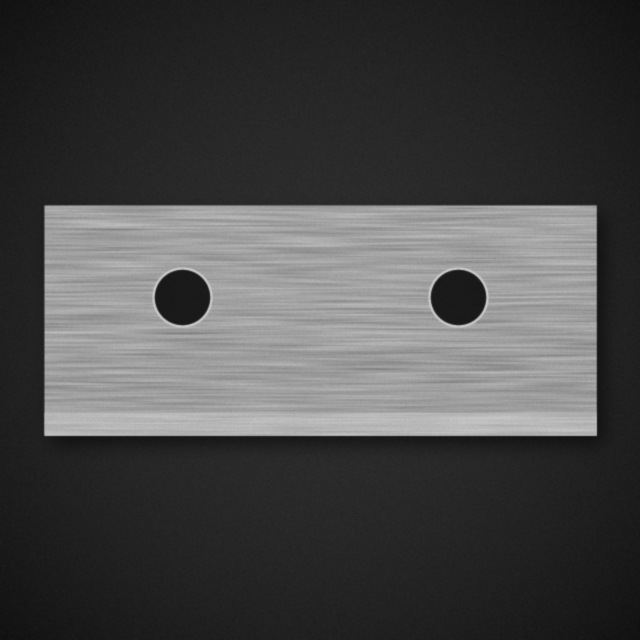
#> input picture samples/clean_bracket_good_front.jpg, 640 x 640 px
$ python -i bracket_inspector.py   (imports and definitions only)
#> lines starting #> are read from the running program, lines starting #| are printed output that depends on the picture; after the words box and inside, x2 and y2 are one past the last pixel; in counts of white or black regions, pixels touching at a corner belong together
#> further down, picture is the input picture: shape (640, 640, 3); min 15, max 204, mean 71.9
"""Image-based inspection of bracket MS-4505-001 from a single camera frame.

Detects, from pixels only: size mismatch (part length/width/height, hole diameter and
position), cracks, scratches, dents and flange bend (top view). Returns None when the frame
does not show the bracket, so the caller can fall back to the general YOLO detector.

Calibration: frames are assumed to come from a fixed camera at PX_PER_MM_640 px/mm for a
640 px wide frame (scaled with frame width), as set in the part's camera calibration.
"""
from __future__ import annotations

import math
import uuid

import cv2
import numpy as np

NOMINAL_L, NOMINAL_W, NOMINAL_H, T = 120.0, 80.0, 50.0, 2.0
HOLE_D = 12.0
BASE_HOLES = [(15.0, 15.0), (105.0, 15.0), (15.0, 65.0), (105.0, 65.0)]   # (X from left, Y from flange edge)
FLANGE_HOLES = [(30.0, 30.0), (90.0, 30.0)]                                # (X from left, Z from bottom)
PX_PER_MM_640 = 4.6

# Drawing tolerances (mm / deg) and a small guard for measurement noise. Sizes are measured at
# sub-pixel precision (gradient-peak edges, circle fits) so deviations down to the tolerance are caught.
LINEAR_TOL_MM, HOLE_DIA_TOL_MM, HOLE_POS_TOL_MM, BEND_TOL_DEG = 0.10, 0.05, 0.10, 0.5
GUARD_MM, GUARD_DEG = 0.04, 0.2


def _odd(n: float) -> int:
    n = max(3, int(round(n)))
    return n if n % 2 else n + 1


def _poly(contour, eps=1.5):
    c = cv2.approxPolyDP(contour, eps, True).reshape(-1, 2)
    return [[float(x), float(y)] for x, y in c]


def _circle_poly(cx, cy, r, n=28):
    return [[cx + r * math.cos(2 * math.pi * i / n), cy + r * math.sin(2 * math.pi * i / n)] for i in range(n)]


# [10 lines left out: function _entry, not called in this run]


def _components(mask, min_area):
    n, labels, stats, _ = cv2.connectedComponentsWithStats(mask, connectivity=8)
    return [(labels == i, stats[i]) for i in range(1, n) if stats[i, cv2.CC_STAT_AREA] >= min_area]


# [4 lines left out: function _elongation, not called in this run]


def _parabolic(values: np.ndarray, i: int) -> float:
    if i <= 0 or i >= len(values) - 1:
        return 0.0
    a, b, c = values[i - 1], values[i], values[i + 1]
    den = a - 2 * b + c
    return 0.0 if abs(den) < 1e-9 else 0.5 * (a - c) / den


def _edge(profile: np.ndarray, guess: int, inward: int, k: float, window: float = 10.0) -> float:
    """Sub-pixel edge position (continuous pixel coordinates) = steepest step of the smoothed
    profile, rising toward the inside of the part."""
    kernel = np.exp(-0.5 * (np.arange(-4, 5) / 1.0) ** 2)
    sm = np.convolve(np.pad(profile, 4, mode="edge"), kernel / kernel.sum(), mode="valid")
    grad = np.gradient(sm) * inward
    w = int(round(window * k)) + 3
    lo, hi = max(1, guess - w), min(len(grad) - 2, guess + w)
    i = lo + int(np.argmax(grad[lo:hi + 1]))
    return i + 0.5 + _parabolic(grad, i)


def _fit_circle(pts: np.ndarray):
    x, y = pts[:, 0], pts[:, 1]
    A = np.c_[2 * x, 2 * y, np.ones(len(x))]
    sol, *_ = np.linalg.lstsq(A, x ** 2 + y ** 2, rcond=None)
    cx, cy = sol[0], sol[1]
    return cx, cy, math.sqrt(max(sol[2] + cx ** 2 + cy ** 2, 0))


def _refine_hole(gray: np.ndarray, cx: float, cy: float, r: float):
    """Sub-pixel circle fit of a dark hole on brighter metal: steepest rise along many rays."""
    n_ang = 120
    ang = np.linspace(0, 2 * math.pi, n_ang, endpoint=False)
    radii = np.arange(max(2.0, 0.6 * r), 1.4 * r, 0.25)
    mx = (cx + np.outer(np.cos(ang), radii)).astype(np.float32)
    my = (cy + np.outer(np.sin(ang), radii)).astype(np.float32)
    prof = cv2.remap(gray.astype(np.float32), mx, my, cv2.INTER_LINEAR, borderMode=cv2.BORDER_REPLICATE)
    prof = cv2.GaussianBlur(prof, (0, 0), sigmaX=1.5, sigmaY=0.1)
    grad = np.gradient(prof, axis=1)
    idx = np.argmax(grad, axis=1)
    pts = []
    for a_i, i in enumerate(idx):
        if 0 < i < len(radii) - 1:
            rr = radii[i] + _parabolic(grad[a_i], i) * 0.25
            pts.append((cx + rr * math.cos(ang[a_i]), cy + rr * math.sin(ang[a_i])))
    pts = np.array(pts)
    if len(pts) < 20:
        return None
    for _ in range(3):                       # drop rays disturbed by a crack / scratch, then refit
        fx, fy, fr = _fit_circle(pts)
        res = np.abs(np.hypot(pts[:, 0] - fx, pts[:, 1] - fy) - fr)
        keep = res < max(0.35, 2.5 * float(np.median(res)))
        if keep.all() or keep.sum() < 20:
            break
        pts = pts[keep]
    return _fit_circle(pts)


def _smooth_masked(img, mask, sigma):
    """Gaussian blur that ignores pixels outside mask (no leakage from holes/background)."""
    m = mask.astype(np.float32)
    num = cv2.GaussianBlur(img * m, (0, 0), sigma)
    den = cv2.GaussianBlur(m, (0, 0), sigma)
    return num / np.maximum(den, 1e-3)


def inspect_bracket(frame: np.ndarray) -> list[dict] | None:
    h_img, w_img = frame.shape[:2]
    k = w_img / 640.0                                   # scale vs the 640 px reference
    s = PX_PER_MM_640 * k                               # px per mm
    gray = cv2.cvtColor(frame, cv2.COLOR_BGR2GRAY)
    blur = cv2.GaussianBlur(gray, (0, 0), 1.2)

    # ---- part segmentation -----------------------------------------------------------
    _, part_bin = cv2.threshold(blur, 0, 255, cv2.THRESH_BINARY + cv2.THRESH_OTSU)
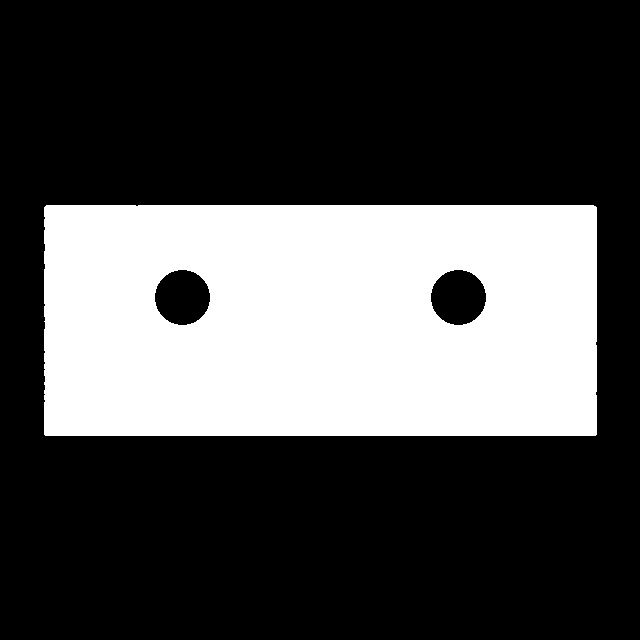
#> part_bin: shape (640, 640); 30% white; 1 white region, box (x1, y1, x2, y2) and area: (44, 205, 597, 436) 122955
    part_bin = cv2.morphologyEx(part_bin, cv2.MORPH_CLOSE, np.ones((_odd(7 * k), _odd(7 * k)), np.uint8))
#> part_bin: shape (640, 640); 30% white; 1 white region
    cnts, _ = cv2.findContours(part_bin, cv2.RETR_EXTERNAL, cv2.CHAIN_APPROX_SIMPLE)
#> cnts = 1 contour; box (x1, y1, x2, y2) and area: (44, 205, 597, 436) 126940
    if not cnts:
        return None
    outer = max(cnts, key=cv2.contourArea)
#> outer = contour of 18 points, box (x1, y1, x2, y2) (44, 205, 597, 436), area 126940
    x0, y0, bw, bh = cv2.boundingRect(outer)
#> x0 = 44; y0 = 205; bw = 553; bh = 231
    if cv2.contourArea(outer) < 0.08 * w_img * h_img or cv2.contourArea(outer) / (bw * bh) < 0.93:
        return None
    ext_guess_mm = bh / s
#> ext_guess_mm = 50.22
    if abs(ext_guess_mm - NOMINAL_W) < 8:
        view = "top"
    elif abs(ext_guess_mm - NOMINAL_H) < 6:
        view = "front"
    else:
        return None
    if abs(bw / s - NOMINAL_L) > 6:
        return None

    row_band = (slice(int(y0 + 0.42 * bh), int(y0 + 0.58 * bh)) if view == "top"
                else slice(int(y0 + 0.62 * bh), int(y0 + 0.80 * bh)))     # clear of the holes
    col_band = slice(int(x0 + 0.42 * bw), int(x0 + 0.58 * bw))
    row_profile = gray[row_band, :].astype(np.float32).mean(axis=0)
#> row_profile = 640 values, max 159.7 at index 119, min 21.29 at index 598, mean 139.9
    col_profile = gray[:, col_band].astype(np.float32).mean(axis=1)
#> col_profile = 640 values, max 189.4 at index 419, min 25.15 at index 437, mean 82.74
    x_l = _edge(row_profile, x0, +1, k)
#> in _edge, `sm = np.convolve(np.pad(profile, 4, mode="edge"), kernel / kernel.sum(..`: sm = 640 values, max 159.3 at index 118, min 22.3 at index 600, mean 139.9
#> in _edge, `grad = np.gradient(sm) * inward`: grad = 640 values, max 37.71 at index 44, min -40.53 at index 596, mean 0.000224
#> in _edge, `lo, hi = max(1, guess - w), min(len(grad) - 2, guess + w)`: lo = 31; hi = 57
#> in _edge, `i = lo + int(np.argmax(grad[lo:hi + 1]))`: i = 44
#> in _parabolic, `a, b, c = values[i - 1], values[i], values[i + 1]`: a = 29.89; b = 37.71; c = 27.34
#> in _parabolic, `den = a - 2 * b + c`: den = -18.19
#> x_l = 44.43
    x_r = _edge(row_profile, x0 + bw, -1, k)
#> x_r = 596.8
    y_t = _edge(col_profile, y0, +1, k)
#> y_t = 205.5
    y_b = _edge(col_profile, y0 + bh, -1, k)
#> y_b = 436
    len_mm, ext_mm = (x_r - x_l) / s, (y_b - y_t) / s
#> len_mm = 120.1; ext_mm = 50.11
    x0, y0, bw, bh = int(round(x_l)), int(round(y_t)), int(round(x_r - x_l)), int(round(y_b - y_t))
#> bw = 552
    left_f, bottom_f = x_l, y_b                          # keep the sub-pixel reference for measurements
#> left_f = 44.43; bottom_f = 436

    part = np.zeros_like(gray)
    cv2.drawContours(part, [outer], -1, 255, -1)
#> part: shape (640, 640); 31.2% white; 1 white region, box (x1, y1, x2, y2) and area: (44, 205, 597, 436) 127720
    metal = (part > 0) & (blur > 100)
#> metal: shape (640, 640) bool; 30% white; 1 white region, box (x1, y1, x2, y2) and area: (44, 205, 597, 436) 122756
    holes_dark = ((part > 0) & (blur < 90)).astype(np.uint8) * 255
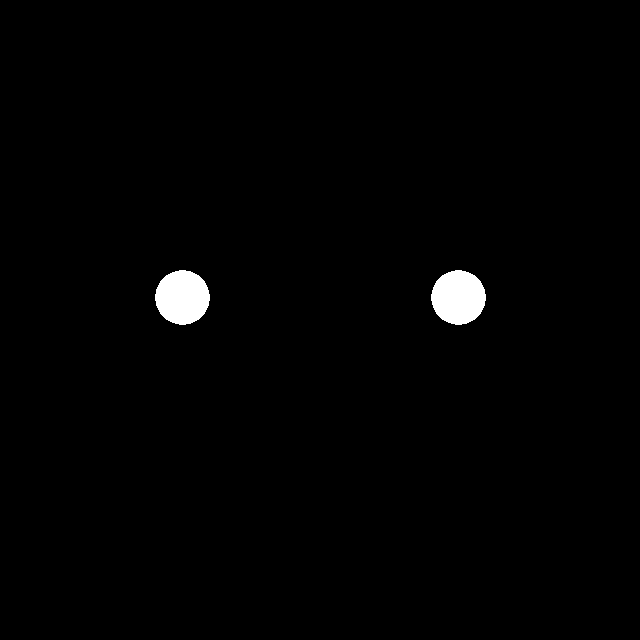
#> holes_dark: shape (640, 640); 1.1% white; 2 white regions, box (x1, y1, x2, y2) and area: (155, 270, 210, 325) 2334, (431, 270, 486, 325) 2332
    holes_open = cv2.morphologyEx(holes_dark, cv2.MORPH_OPEN,
                                  cv2.getStructuringElement(cv2.MORPH_ELLIPSE, (_odd(8 * k), _odd(8 * k))))
#> holes_open: shape (640, 640); 1.1% white; 2 white regions

    defects: list[dict] = []
    bottom = y0 + bh
#> bottom = 436

    def to_mm(px, py):
        return (px - left_f) / s, (bottom_f - py) / s

    # ---- size: overall length / extent ------------------------------------------------
    if abs(len_mm - NOMINAL_L) > LINEAR_TOL_MM + GUARD_MM:
        poly = [[x0 + bw - 5 * k, y0], [x0 + bw + 5 * k, y0], [x0 + bw + 5 * k, bottom], [x0 + bw - 5 * k, bottom]]
        defects.append(_entry("size_mismatch", poly, 0.6 + min(0.39, abs(len_mm - NOMINAL_L) / 2),
                              f"length {len_mm:.2f} mm (nom {NOMINAL_L:.2f} ±{LINEAR_TOL_MM:.2f})"))
    nominal_ext = NOMINAL_W if view == "top" else NOMINAL_H
    if abs(ext_mm - nominal_ext) > LINEAR_TOL_MM + GUARD_MM:
        poly = [[x0, y0 - 5 * k], [x0 + bw, y0 - 5 * k], [x0 + bw, y0 + 5 * k], [x0, y0 + 5 * k]]
        defects.append(_entry("size_mismatch", poly, 0.6 + min(0.39, abs(ext_mm - nominal_ext) / 2),
                              f"{'width' if view == 'top' else 'height'} {ext_mm:.2f} mm (nom {nominal_ext:.2f} ±{LINEAR_TOL_MM:.2f})"))

    # ---- holes: diameter and position --------------------------------------------------
    nominal_holes = BASE_HOLES if view == "top" else FLANGE_HOLES
    hole_mask = np.zeros_like(gray)
    hcnts, _ = cv2.findContours(holes_open, cv2.RETR_EXTERNAL, cv2.CHAIN_APPROX_SIMPLE)
#> hcnts = 2 contours; box (x1, y1, x2, y2) and area: (155, 270, 210, 325) 2255, (431, 270, 486, 325) 2254
    for c in hcnts:
        area = cv2.contourArea(c)
        per = cv2.arcLength(c, True)
        if area < math.pi * (3 * s) ** 2 or per == 0 or 4 * math.pi * area / per ** 2 < 0.8:
            continue
        (cx, cy), r0 = cv2.minEnclosingCircle(c)
        cv2.drawContours(hole_mask, [c], -1, 255, -1)
        fit = _refine_hole(gray, cx, cy, r0)
        if fit is not None:
            cx, cy, r_fit = fit[0] + 0.5, fit[1] + 0.5, fit[2]      # +0.5: pixel-centre -> continuous coordinates
            d_mm = 2 * r_fit / s
        else:
            d_mm = 2 * math.sqrt(area / math.pi) / s
        mx, my = to_mm(cx, cy)
        nearest = min(nominal_holes, key=lambda n: math.hypot(n[0] - mx, n[1] - my))
        pos_err = math.hypot(nearest[0] - mx, nearest[1] - my)
        if pos_err > 8:
            continue
        issues = []
        if abs(d_mm - HOLE_D) > HOLE_DIA_TOL_MM + GUARD_MM:
            issues.append(f"dia {d_mm:.2f} (nom {HOLE_D:.2f} ±{HOLE_DIA_TOL_MM:.2f})")
        if pos_err > HOLE_POS_TOL_MM + GUARD_MM:
            issues.append(f"position off {pos_err:.2f} mm (±{HOLE_POS_TOL_MM:.2f})")
        if issues:
            conf = 0.6 + min(0.39, max(abs(d_mm - HOLE_D) / 1.0, pos_err / 2))
            defects.append(_entry("size_mismatch", _circle_poly(cx, cy, d_mm / 2 * s + 3 * k), conf, "hole " + ", ".join(issues)))
#> this loop made 2 passes
#> (area, per, r0, n_ang in _refine_hole) on pass 1: (2254, 178.5, 27.2, 120)
#> pass 1, in _refine_hole, `mx = (cx + np.outer(np.cos(ang), radii)).astype(np.float32)`:
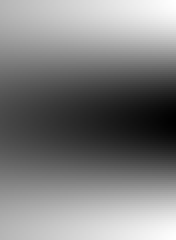
#> mx: shape (120, 88) float32 (shown 2 times larger); min 419.9, max 496.1, mean 458; drawn with min black and max white
#> pass 1, in _refine_hole, `my = (cy + np.outer(np.sin(ang), radii)).astype(np.float32)`:
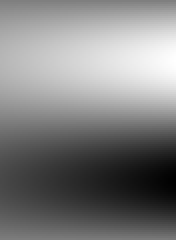
#> my: shape (120, 88) float32 (shown 2 times larger); min 258.9, max 335.1, mean 297; drawn with min black and max white
#> pass 1, in _refine_hole, `prof = cv2.remap(gray.astype(np.float32), mx, my, cv2.INTER_LINEAR, bo..`:
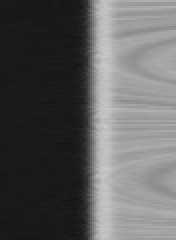
#> prof: shape (120, 88) float32 (shown 2 times larger); min 20.09, max 200.3, mean 94

    # analysis region: metal, away from the border and from holes (with a rim margin)
    border = cv2.erode(part, np.ones((_odd(7 * k), _odd(7 * k)), np.uint8))
#> border: shape (640, 640); 30% white; 1 white region, box (x1, y1, x2, y2) and area: (47, 208, 594, 433) 123040
    hole_zone = cv2.dilate(hole_mask, cv2.getStructuringElement(cv2.MORPH_ELLIPSE, (_odd(14 * k), _odd(14 * k))))
#> hole_zone: shape (640, 640); 1.8% white; 2 white regions, box (x1, y1, x2, y2) and area: (148, 263, 217, 332) 3704, (424, 263, 493, 332) 3703
    strip = np.zeros_like(gray)
    strip[int(bottom - 8 * s): bottom + 1, :] = 255              # flange strip / bend-radius band (brighter)
    region = (border > 0) & (hole_zone == 0) & (strip == 0)
#> region: shape (640, 640) bool; 23.7% white; 1 white region, box (x1, y1, x2, y2) and area: (47, 208, 594, 399) 97037

    # ---- cracks: thin, very dark ridges (also those touching a hole rim) ---------------
    kb = _odd(13 * k)
    black = cv2.morphologyEx(gray, cv2.MORPH_BLACKHAT, cv2.getStructuringElement(cv2.MORPH_ELLIPSE, (kb, kb)))
    crack_zone = (border > 0) & (cv2.dilate(hole_mask, np.ones((3, 3), np.uint8)) == 0) & ((strip == 0) | (view == 'front'))
#> crack_zone: shape (640, 640) bool; 28.8% white; 1 white region, box (x1, y1, x2, y2) and area: (47, 208, 594, 433) 117929
    crack_bin = ((black > 78) & crack_zone).astype(np.uint8) * 255
#> crack_bin: shape (640, 640); every value is 0
    crack_bin = cv2.morphologyEx(crack_bin, cv2.MORPH_CLOSE, np.ones((3, 3), np.uint8))
    crack_masks = []
    for comp, st in _components(crack_bin, max(10, 18 * k * k)):
        major, minor = _elongation(comp)
        if major < 9 * k or major / minor < 2.5:
            continue
        cm = comp.astype(np.uint8) * 255
        crack_masks.append(cm)
        cc, _ = cv2.findContours(cv2.dilate(cm, np.ones((5, 5), np.uint8)), cv2.RETR_EXTERNAL, cv2.CHAIN_APPROX_SIMPLE)
        peak = float(black[comp].max())
        defects.append(_entry("crack", _poly(max(cc, key=cv2.contourArea)), 0.55 + 0.4 * min(1.0, peak / 170),
                              f"{major / s:.1f} mm long"))
#> this loop made 0 passes

    # ---- scratches: thin bright lines ----------------------------------------------------
    white = cv2.morphologyEx(gray, cv2.MORPH_TOPHAT, cv2.getStructuringElement(cv2.MORPH_ELLIPSE, (kb, kb)))
    scratch_zone = region & (cv2.dilate(hole_mask, np.ones((_odd(20 * k), _odd(20 * k)), np.uint8)) == 0)
#> scratch_zone: shape (640, 640) bool; 23.1% white; 1 white region, box (x1, y1, x2, y2) and area: (47, 208, 594, 399) 94581
    scratch_bin = ((white > 34) & scratch_zone).astype(np.uint8) * 255
#> scratch_bin: shape (640, 640); 0.01% white in thin lines or dots, all inside (x1, y1, x2, y2) = (78, 221, 487, 373)
    scratch_bin = cv2.morphologyEx(scratch_bin, cv2.MORPH_CLOSE, np.ones((3, 3), np.uint8))
    scratch_masks = []
    for comp, st in _components(scratch_bin, max(25, 40 * k * k)):
        major, minor = _elongation(comp)
        if major < 12 * s or major / minor < 4:
            continue
        sm = comp.astype(np.uint8) * 255
        scratch_masks.append(sm)
        sc, _ = cv2.findContours(cv2.dilate(sm, np.ones((5, 5), np.uint8)), cv2.RETR_EXTERNAL, cv2.CHAIN_APPROX_SIMPLE)
        defects.append(_entry("scratch", _poly(max(sc, key=cv2.contourArea)), 0.55 + 0.4 * min(1.0, float(white[comp].max()) / 90),
                              f"{major / s:.1f} mm long"))

    # ---- dents: smooth shading anomalies (dark/bright lobe pairs) -------------------------
    valid = region.copy()
    for m in crack_masks + scratch_masks:
        valid &= cv2.dilate(m, np.ones((_odd(26 * k), _odd(26 * k)), np.uint8)) == 0
    g = gray.astype(np.float32)
    band = _smooth_masked(g, valid, 5 * k) - _smooth_masked(g, valid, 26 * k)
#> call 2 of _smooth_masked, with sigma = 26
#> in _smooth_masked (call 2), `return num / np.maximum(den, 1e-3)`:
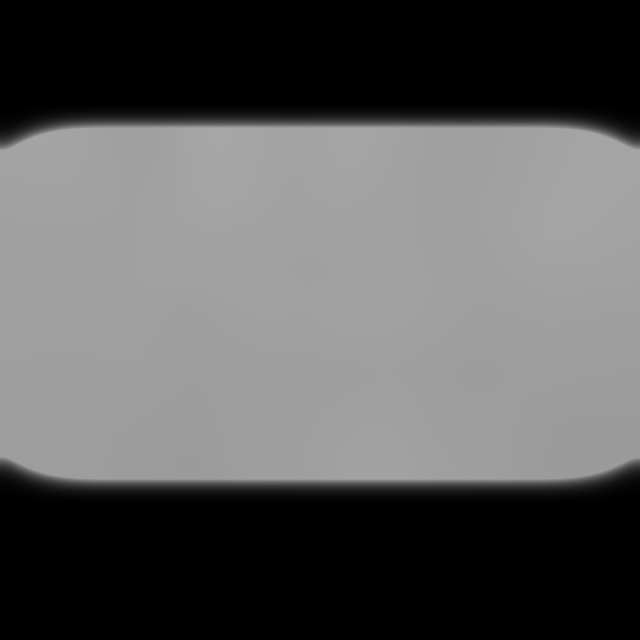
#> returned value: shape (640, 640) float32; min 0, max 166.5, mean 90.1
    band[~valid] = 0
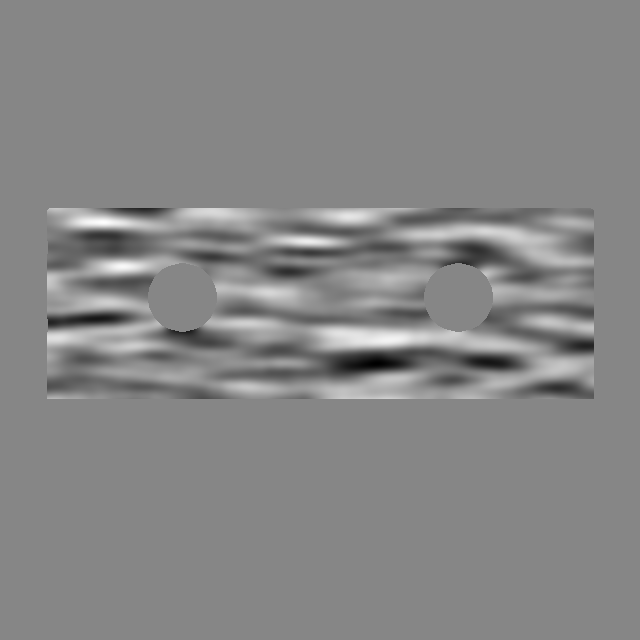
#> band: shape (640, 640) float32; min -8.95, max 7.96, mean 0.00559; drawn with min black and max white
    lobes = (np.abs(band) > 8.5).astype(np.uint8) * 255
#> lobes: shape (640, 640); 0.02% white; 1 white region, box (x1, y1, x2, y2) and area: (366, 361, 386, 366) 73
    lobes = cv2.dilate(lobes, cv2.getStructuringElement(cv2.MORPH_ELLIPSE, (_odd(10 * k), _odd(10 * k))))
#> lobes: shape (640, 640); 0.09% white; 1 white region, box (x1, y1, x2, y2) and area: (361, 356, 391, 371) 357
    lobes = cv2.morphologyEx(lobes, cv2.MORPH_OPEN, np.ones((_odd(5 * k), _odd(5 * k)), np.uint8))
    for comp, st in _components(lobes, math.pi * (3.5 * s) ** 2):
        cm = comp.astype(np.uint8) * 255
        dc, _ = cv2.findContours(cm, cv2.RETR_EXTERNAL, cv2.CHAIN_APPROX_SIMPLE)
        c = max(dc, key=cv2.contourArea)
        if cv2.contourArea(c) > math.pi * (16 * s) ** 2:
            continue
        amp = float(np.abs(band[comp]).max())
        defects.append(_entry("dent", _poly(cv2.convexHull(c), 2.0), 0.5 + 0.45 * min(1.0, amp / 25),
                              f"~{2 * math.sqrt(cv2.contourArea(c) / math.pi) / s:.0f} mm"))

    # ---- flange bend (top view): visible flange strip is wider when the bend is off ------
    if view == "top":
        profile = gray[:, slice(int(x0 + 0.42 * bw), int(x0 + 0.58 * bw))].astype(np.float32).mean(axis=1)
        strip_level = float(np.median(profile[int(bottom - 4 * k): int(bottom - 1.5 * k) + 1]))
        metal_level = float(np.median(profile[int(bottom - 20 * s): int(bottom - 14 * s)]))
        # sub-pixel top edge of the bright flange strip (rises toward the bottom edge)
        guess = int(round(y_b - (T + 1.5) * s))
        strip_top = _edge(profile, guess, +1, k, window=8.0 * s / k)
        flange_mm = (y_b - strip_top) / s
        angle = 90 + math.degrees(math.asin(min(1.0, max(-1.0, (flange_mm - T) / NOMINAL_H))))
        if strip_level - metal_level > 15 and abs(angle - 90) > BEND_TOL_DEG + GUARD_DEG:
            top_px = y_b - flange_mm * s
            poly = [[x0, top_px - 3 * k], [x0 + bw, top_px - 3 * k], [x0 + bw, y_b + 2 * k], [x0, y_b + 2 * k]]
            defects.append(_entry("deformation", poly, 0.6 + min(0.39, abs(angle - 90) / 4),
                                  f"bend {angle:.1f}° (nom 90° ±{BEND_TOL_DEG:.1f})"))

    return defects

>>> import cv2
>>> picture = cv2.imread('../../../samples/clean_bracket_good_front.jpg')
>>> result = inspect_bracket(picture)
